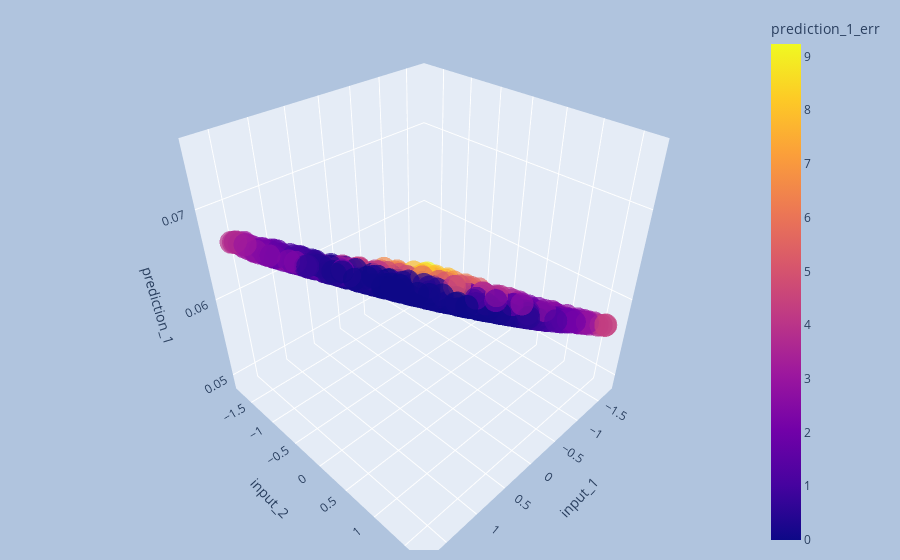
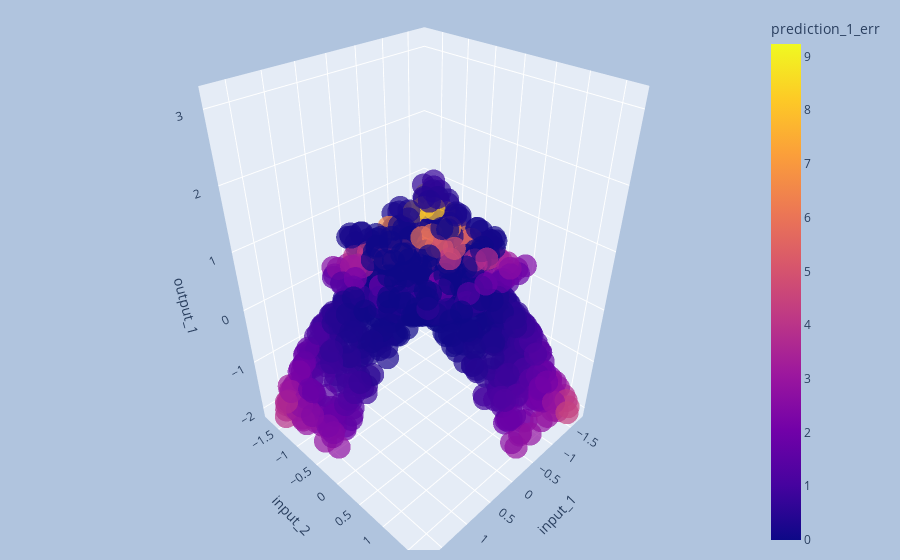

Here is the notebook cell these charts were saved with, in order:
### Code cell
for i in range(1, TR_OUTPUT + 1):
    interactive_3d_plot(tr_df_normalized, 'input_1', 'input_2', 'prediction_' + str(i), 'prediction_' +str(i) + '_err').show()
    interactive_3d_plot(tr_df_normalized, 'input_1', 'input_2', 'output_' + str(i), 'prediction_' +str(i) + '_err').show()

### Figure 1 — Plotly figure (JSON) as saved in the notebook; plotly's stock layout.template omitted (floating-point values rounded to 4 significant figures; data arrays with more than 128 entries replaced by an {"elided": "..."} marker saying what was removed)
{"data": [{"hovertemplate": "input_1=%{x}<br>input_2=%{y}<br>prediction_1=%{z}<br>prediction_1_err=%{marker.color}<extra></extra>", "legendgroup": "", "marker": {"color": {"elided": "1000 float values"}, "coloraxis": "coloraxis", "opacity": 0.7, "symbol": "circle"}, "mode": "markers", "name": "", "scene": "scene", "showlegend": false, "type": "scatter3d", "x": {"elided": "1000 float values"}, "y": {"elided": "1000 float values"}, "z": {"elided": "1000 float values"}}], "layout": {"coloraxis": {"colorbar": {"title": {"text": "prediction_1_err"}}, "colorscale": [[0, "#0d0887"], [0.1111, "#46039f"], [0.2222, "#7201a8"], [0.3333, "#9c179e"], [0.4444, "#bd3786"], [0.5556, "#d8576b"], [0.6667, "#ed7953"], [0.7778, "#fb9f3a"], [0.8889, "#fdca26"], [1, "#f0f921"]]}, "legend": {"tracegroupgap": 0}, "margin": {"b": 10, "l": 100, "r": 100, "t": 10}, "paper_bgcolor": "LightSteelBlue", "scene": {"domain": {"x": [0, 1], "y": [0, 1]}, "xaxis": {"title": {"text": "input_1"}}, "yaxis": {"title": {"text": "input_2"}}, "zaxis": {"title": {"text": "prediction_1"}}}}}

### Figure 2 — Plotly figure (JSON) as saved in the notebook; plotly's stock layout.template omitted (floating-point values rounded to 4 significant figures; data arrays with more than 128 entries replaced by an {"elided": "..."} marker saying what was removed)
{"data": [{"hovertemplate": "input_1=%{x}<br>input_2=%{y}<br>output_1=%{z}<br>prediction_1_err=%{marker.color}<extra></extra>", "legendgroup": "", "marker": {"color": {"elided": "1000 float values"}, "coloraxis": "coloraxis", "opacity": 0.7, "symbol": "circle"}, "mode": "markers", "name": "", "scene": "scene", "showlegend": false, "type": "scatter3d", "x": {"elided": "1000 float values"}, "y": {"elided": "1000 float values"}, "z": {"elided": "1000 float values"}}], "layout": {"coloraxis": {"colorbar": {"title": {"text": "prediction_1_err"}}, "colorscale": [[0, "#0d0887"], [0.1111, "#46039f"], [0.2222, "#7201a8"], [0.3333, "#9c179e"], [0.4444, "#bd3786"], [0.5556, "#d8576b"], [0.6667, "#ed7953"], [0.7778, "#fb9f3a"], [0.8889, "#fdca26"], [1, "#f0f921"]]}, "legend": {"tracegroupgap": 0}, "margin": {"b": 10, "l": 100, "r": 100, "t": 10}, "paper_bgcolor": "LightSteelBlue", "scene": {"domain": {"x": [0, 1], "y": [0, 1]}, "xaxis": {"title": {"text": "input_1"}}, "yaxis": {"title": {"text": "input_2"}}, "zaxis": {"title": {"text": "output_1"}}}}}
